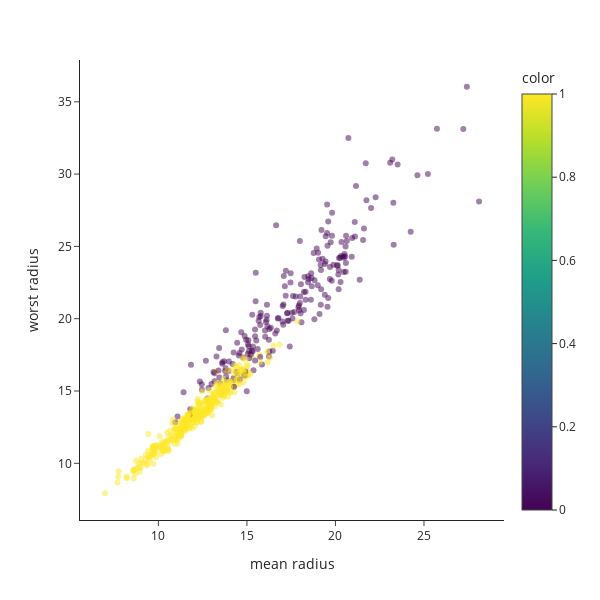
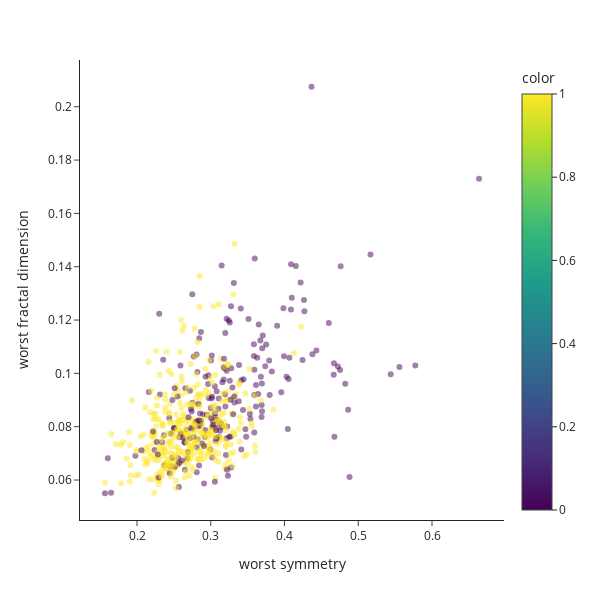

Notebook source saved alongside these figures, in order:
### Markdown cell above
We can still look to see if we can separate clusters based on 2 features at a time:

### Code cell
# Cluster boundary for features 1, 29
fig = px.scatter(x=data.iloc[:, 0], y=data.iloc[:, 20], color=y, opacity=0.5)
fig.update_layout(xaxis_title=data.columns[0], yaxis_title=data.columns[20], height=600, width=600)
fig.show()

# Cluster boundary for features 28, 29
fig = px.scatter(x=data.iloc[:, 28], y=data.iloc[:, 29], color=y, opacity=0.5)
fig.update_layout(xaxis_title=data.columns[28], yaxis_title=data.columns[29], height=600, width=600)
fig.show()

### Figure 1 — Plotly figure (JSON) as saved in the notebook; plotly's stock layout.template omitted (floating-point values rounded to 4 significant figures; data arrays with more than 128 entries replaced by an {"elided": "..."} marker saying what was removed)
{"data": [{"hovertemplate": "x=%{x}<br>y=%{y}<br>color=%{marker.color}<extra></extra>", "legendgroup": "", "marker": {"color": {"elided": "569 int values"}, "coloraxis": "coloraxis", "opacity": 0.5, "symbol": "circle"}, "mode": "markers", "name": "", "orientation": "v", "showlegend": false, "type": "scatter", "x": {"elided": "569 float values"}, "xaxis": "x", "y": {"elided": "569 float values"}, "yaxis": "y"}], "layout": {"coloraxis": {"colorbar": {"title": {"text": "color"}}, "colorscale": [[0, "#440154"], [0.1111, "#482878"], [0.2222, "#3e4989"], [0.3333, "#31688e"], [0.4444, "#26828e"], [0.5556, "#1f9e89"], [0.6667, "#35b779"], [0.7778, "#6ece58"], [0.8889, "#b5de2b"], [1, "#fde725"]]}, "height": 600, "legend": {"tracegroupgap": 0}, "margin": {"t": 60}, "width": 600, "xaxis": {"anchor": "y", "domain": [0, 1], "title": {"text": "mean radius"}}, "yaxis": {"anchor": "x", "domain": [0, 1], "title": {"text": "worst radius"}}}}

### Figure 2 — Plotly figure (JSON) as saved in the notebook; plotly's stock layout.template omitted (floating-point values rounded to 4 significant figures; data arrays with more than 128 entries replaced by an {"elided": "..."} marker saying what was removed)
{"data": [{"hovertemplate": "x=%{x}<br>y=%{y}<br>color=%{marker.color}<extra></extra>", "legendgroup": "", "marker": {"color": {"elided": "569 int values"}, "coloraxis": "coloraxis", "opacity": 0.5, "symbol": "circle"}, "mode": "markers", "name": "", "orientation": "v", "showlegend": false, "type": "scatter", "x": {"elided": "569 float values"}, "xaxis": "x", "y": {"elided": "569 float values"}, "yaxis": "y"}], "layout": {"coloraxis": {"colorbar": {"title": {"text": "color"}}, "colorscale": [[0, "#440154"], [0.1111, "#482878"], [0.2222, "#3e4989"], [0.3333, "#31688e"], [0.4444, "#26828e"], [0.5556, "#1f9e89"], [0.6667, "#35b779"], [0.7778, "#6ece58"], [0.8889, "#b5de2b"], [1, "#fde725"]]}, "height": 600, "legend": {"tracegroupgap": 0}, "margin": {"t": 60}, "width": 600, "xaxis": {"anchor": "y", "domain": [0, 1], "title": {"text": "worst symmetry"}}, "yaxis": {"anchor": "x", "domain": [0, 1], "title": {"text": "worst fractal dimension"}}}}
